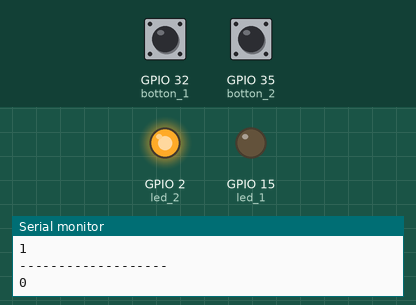
Bench run of a sketch on a simulated ESP32. Shown: output pins drawn as LEDs (lit = HIGH), the last lines printed to the serial monitor. The test bench sets the inputs (shaded band); at power-on: GPIO 32 (botton_1) LOW, GPIO 35 (botton_2) HIGH.

Above: at 1.2 s.
1.3 s: GPIO 32 (botton_1) pulled HIGH for 0.15 s
At 1.38 s:
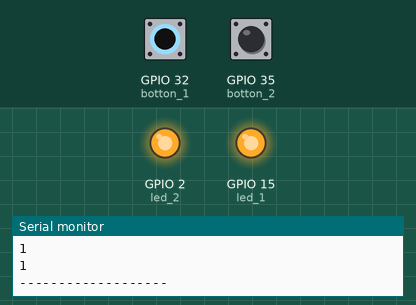
2.9 s: GPIO 35 (botton_2) pulled LOW for 0.15 s
At 2.98 s:
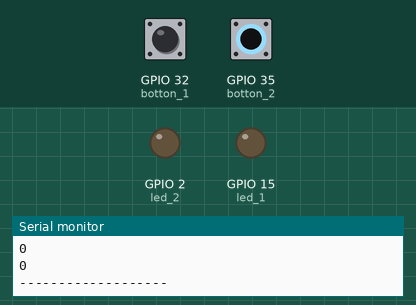
4.5 s: GPIO 35 (botton_2) pulled LOW for 3.2 s
At 8.7 s:
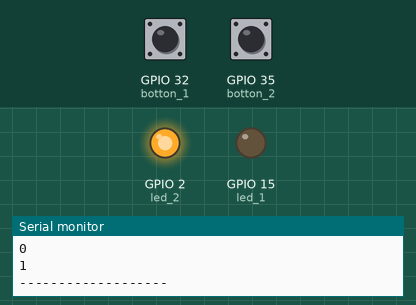
9.2 s: GPIO 32 (botton_1) pulled HIGH for 3.2 s
At 9.5 s:
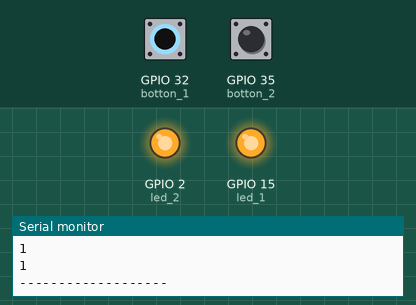
13.9 s: GPIO 32 (botton_1) driven HIGH and GPIO 35 (botton_2) driven LOW
At 15.2 s:
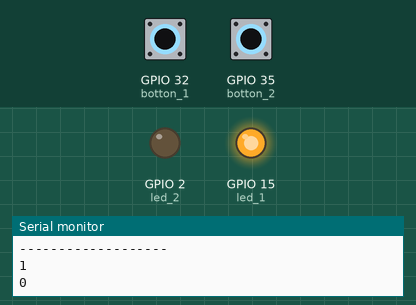
Timing chart, 0 to 16.4 s (numbered marks = the images above; inputs shaded):
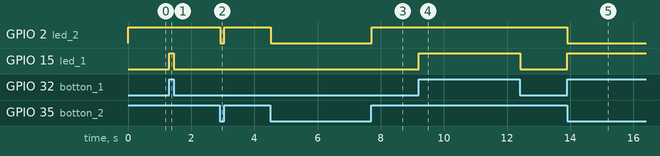

The sketch:

PullUp_PullDown_Botton.ino
```cpp
//Sánchez Ortega Eduardo Mauricio
//Sistemas embebidos en la nube.
//05-oct-2022

//Se controla el encendido y apagado, de dos led diferentes, conectados a un boton en conexión  pullup y otro boton en conexión pulldown, respectivamente.

//se definen los pines a utilizar por los correspondientes leds y botones.
//Boton pullDown
  #define botton_1 32
  #define led_1 15

//Boton pullUp
  #define botton_2 35
  #define led_2 2

void setup() {
  Serial.begin(9600); //se inicia la comunicación serial
  pinMode(botton_1,INPUT); //se definen los pines correspondientes a los botones como pin de entrada, es decir, recibirá una señal
  pinMode(led_1,OUTPUT); // se definen los pines correspondientes a los led como pin salida (HIGH,LOW)
  pinMode(botton_2,INPUT);
  pinMode(led_2,OUTPUT);
}

void loop() {
  //se impirme en monitor seria el valor de entrada en los pines correspondientes a los botones.
  Serial.println(digitalRead(botton_1));
  Serial.println(digitalRead(botton_2));
  Serial.println("-------------------");
  //delay(1000);

// Se definen el proceso para el encendido y apagado en cada led.
//boton en conexión pulldown
  if(digitalRead(botton_1)==1){
    digitalWrite(led_1,HIGH); //led enciende
    }
  else{
    digitalWrite(led_1,LOW);} //led apaga

//boton en conexión pullup
  if(digitalRead(botton_2)==0){
    digitalWrite(led_2,LOW);
    }
  else{
    digitalWrite(led_2,HIGH);}
}
```

Measured:
- after the input at 1.3 s, GPIO 15 (led_1): LOW → HIGH at once, → LOW 0.14 s later
- after the input at 2.9 s, GPIO 2 (led_2): HIGH → LOW at once, → HIGH 0.14 s later
- after the input at 4.5 s, GPIO 2 (led_2): HIGH → LOW at once, → HIGH 3.2 s later
- after the input at 9.2 s, GPIO 15 (led_1): LOW → HIGH at once, → LOW 3.2 s later
- after the input at 13.9 s, GPIO 2 (led_2): HIGH → LOW at once; GPIO 15 (led_1): LOW → HIGH at once
